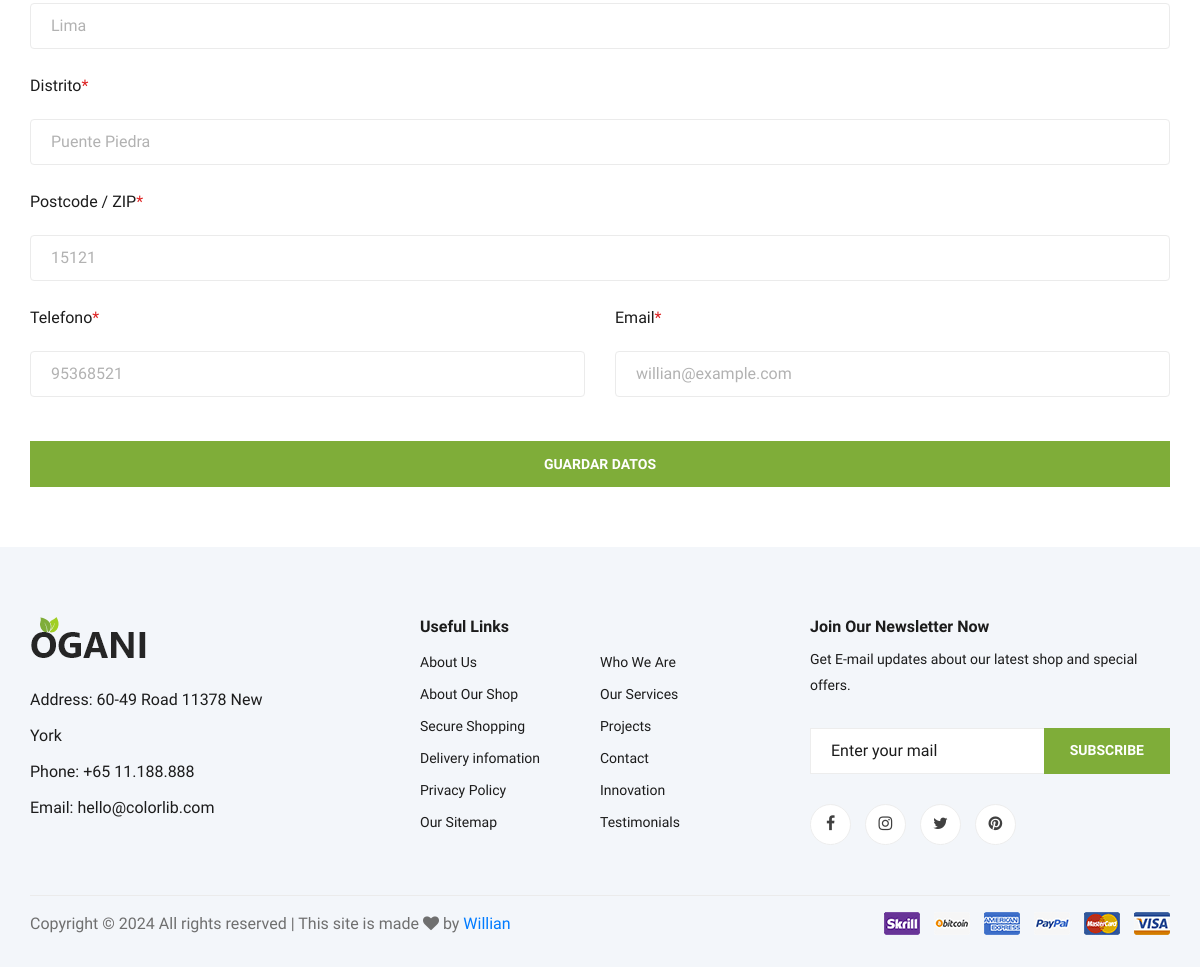
Before: /profile.php (signed in, lower part) with the older database file.
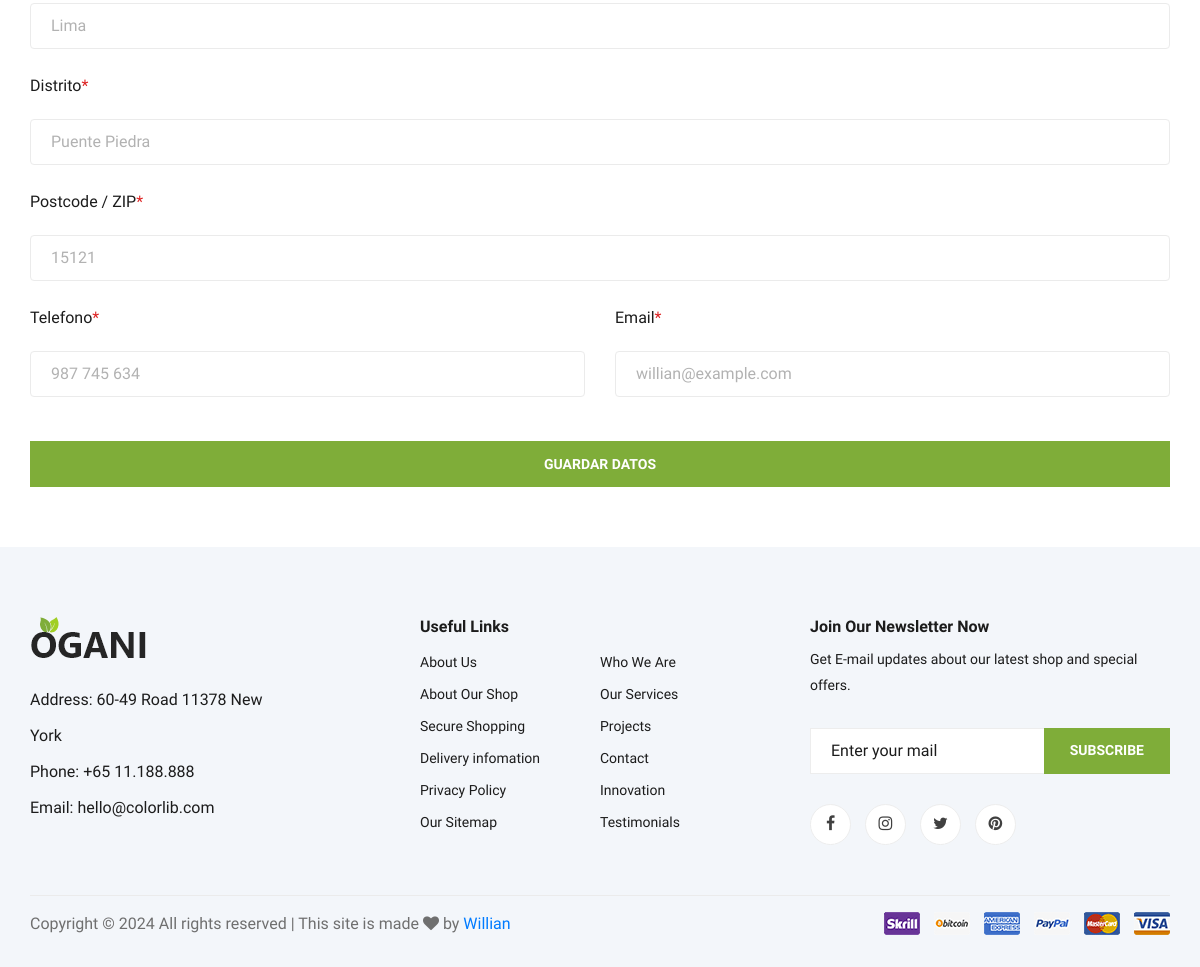
After: the same page with the newer database file.
### tables this page shows
CREATE TABLE `clientes` (
  `id_cliente` int(11) NOT NULL,
  `email` varchar(255) NOT NULL,
  `pass` varchar(255) NOT NULL,
  `nombres` varchar(255) NOT NULL,
  `apellidos` varchar(255) NOT NULL,
  `doc` int(20) NOT NULL,
  `direccion` varchar(255) NOT NULL,
  `pais` varchar(128) NOT NULL,
  `estado` varchar(128) NOT NULL,
  `ciudad` varchar(128) NOT NULL,
  `distrito` varchar(128) NOT NULL,
  `postal` varchar(64) NOT NULL,
  `geolocalizacion` varchar(255) NOT NULL,
  `telefono` varchar(20) DEFAULT NULL,
  `fecha_registro` varchar(11) DEFAULT NULL,
  `estado_cliente` enum('activo','inactivo') DEFAULT 'activo',
  `ult_session` varchar(11) NOT NULL
);

### profile.php (the view, shortened to what this page needs)
<?php
include 'conexion.php';
$id_cliente = $_SESSION['id_cliente'];
?>
<!DOCTYPE html>
<html lang="zxx">
<head>
    <link rel="stylesheet" href="css/bootstrap.min.css" type="text/css">
    <link rel="stylesheet" href="css/font-awesome.min.css" type="text/css">
    <link rel="stylesheet" href="css/elegant-icons.css" type="text/css">
    <link rel="stylesheet" href="css/nice-select.css" type="text/css">
    <link rel="stylesheet" href="css/jquery-ui.min.css" type="text/css">
    <link rel="stylesheet" href="css/owl.carousel.min.css" type="text/css">
    <link rel="stylesheet" href="css/slicknav.min.css" type="text/css">
    <link rel="stylesheet" href="css/style.css" type="text/css">
</head>
<body>
    <?php
    $consult_cliente = "SELECT * FROM clientes WHERE id_cliente = '$id_cliente'";
    $result_cliente = mysqli_query($conectar, $consult_cliente);
    $cliente = mysqli_fetch_assoc($result_cliente);
    ?>
    <section class="checkout spad">
        <div class="container">
            <div class="checkout__form">
                <form action="profile.php" method="post">
                    <div class="checkout__input">
                        <input type="text" value="<?php echo $cliente['ciudad']; ?>" name="ciudad">
                    </div>
                    <div class="checkout__input">
                        <p>Distrito<span>*</span></p>
                        <input type="text" value="<?php echo $cliente['distrito']; ?>" name="distrito">
                    </div>
                    <div class="checkout__input">
                        <p>Postcode / ZIP<span>*</span></p>
                        <input type="text" value="<?php echo $cliente['postal']; ?>" name="postal">
                    </div>
                    <div class="row">
                        <div class="col-lg-6">
                            <div class="checkout__input">
                                <p>Telefono<span>*</span></p>
                                <input type="text" value="<?php echo $cliente['telefono']; ?>" name="telefono">
                            </div>
                        </div>
                        <div class="col-lg-6">
                            <div class="checkout__input">
                                <p>Email<span>*</span></p>
                                <input type="text" value="<?php echo $cliente['email']; ?>" name="email">
                            </div>
                        </div>
                    </div>
                    <button type="submit" class="site-btn" style="width: 100%; margin-top: 20px;">Guardar Datos</button>
                </form>
            </div>
        </div>
    </section>
    <?php include('footer.php'); ?>
</body>
</html>

### footer.php (shortened to what this page needs)
<footer class="footer spad">
     <div class="container">
       <div class="row">
         <div class="col-lg-3 col-md-6 col-sm-6">
           <div class="footer__about">
             <div class="footer__about__logo">
               <a href="./index.html"><img src="img/logo.png" alt="" /></a>
             </div>
             <ul>
               <li>Address: 60-49 Road 11378 New York</li>
               <li>Phone: +65 11.188.888</li>
               <li>Email: hello@colorlib.com</li>
             </ul>
           </div>
         </div>
         <div class="col-lg-4 col-md-6 col-sm-6 offset-lg-1">
           <div class="footer__widget">
             <h6>Useful Links</h6>
             <ul>
               <li><a href="#">About Us</a></li>
               <li><a href="#">About Our Shop</a></li>
               <li><a href="#">Secure Shopping</a></li>
               <li><a href="#">Delivery infomation</a></li>
               <li><a href="#">Privacy Policy</a></li>
               <li><a href="#">Our Sitemap</a></li>
             </ul>
             <ul>
               <li><a href="#">Who We Are</a></li>
               <li><a href="#">Our Services</a></li>
               <li><a href="#">Projects</a></li>
               <li><a href="#">Contact</a></li>
               <li><a href="#">Innovation</a></li>
               <li><a href="#">Testimonials</a></li>
             </ul>
           </div>
         </div>
         <div class="col-lg-4 col-md-12">
           <div class="footer__widget">
             <h6>Join Our Newsletter Now</h6>
             <p>
               Get E-mail updates about our latest shop and special offers.
             </p>
             <form action="#">
               <input type="text" placeholder="Enter your mail" />
               <button type="submit" class="site-btn">Subscribe</button>
             </form>
             <div class="footer__widget__social">
               <a href="#"><i class="fa fa-facebook"></i></a>
               <a href="#"><i class="fa fa-instagram"></i></a>
               <a href="#"><i class="fa fa-twitter"></i></a>
               <a href="#"><i class="fa fa-pinterest"></i></a>
             </div>
           </div>
         </div>
       </div>
       <div class="row">
         <div class="col-lg-12">
           <div class="footer__copyright">
             <div class="footer__copyright__text">
               <p>
                 Copyright &copy;
                 All rights reserved | This site is made
                 <i class="fa fa-heart" aria-hidden="true"></i> by
                 <a href="#" target="_blank">Willian</a>
               </p>
             </div>
             <div class="footer__copyright__payment">
               <img src="img/payment-item.png" alt="" />
             </div>
           </div>
         </div>
       </div>
     </div>
   </footer>

### css/style.css (style rules this page uses)
html, body { height: 100%; font-family: "Cairo", sans-serif; -webkit-font-smoothing: antialiased; font-smoothing: antialiased; }
h1, h2, h3, h4, h5, h6 { margin: 0; color: #111111; font-weight: 400; font-family: "Cairo", sans-serif; }
h6 { font-size: 16px; }
p { font-size: 16px; font-family: "Cairo", sans-serif; color: #6f6f6f; font-weight: 400; line-height: 26px; margin: 0 0 15px 0; }
img { max-width: 100%; }
ul, ol { padding: 0; margin: 0; }
.spad { padding-top: 100px; padding-bottom: 100px; }
.site-btn { font-size: 14px; color: #ffffff; font-weight: 800; text-transform: uppercase; display: inline-block; padding: 13px 30px 12px; background: #7fad39; border: none; }
.checkout { padding-top: 80px; padding-bottom: 60px; }
.checkout__form p { column-rule: #b2b2b2; }
.checkout__input { margin-bottom: 24px; }
.checkout__input p { color: #1c1c1c; margin-bottom: 20px; }
.checkout__input p span { color: #dd2222; }
.checkout__input input { width: 100%; height: 46px; border: 1px solid #ebebeb; padding-left: 20px; font-size: 16px; color: #b2b2b2; border-radius: 4px; }
.checkout__input input::placeholder { color: #b2b2b2; }
.footer { background: #f3f6fa; padding-top: 70px; padding-bottom: 0; }
.footer__about { margin-bottom: 30px; }
.footer__about ul li { font-size: 16px; color: #1c1c1c; line-height: 36px; list-style: none; }
.footer__about__logo { margin-bottom: 15px; }
.footer__about__logo a { display: inline-block; }
.footer__widget { margin-bottom: 30px; overflow: hidden; }
.footer__widget h6 { color: #1c1c1c; font-weight: 700; margin-bottom: 10px; }
.footer__widget ul { width: 50%; float: left; }
.footer__widget ul li { list-style: none; }
.footer__widget ul li a { color: #1c1c1c; font-size: 14px; line-height: 32px; }
.footer__widget p { font-size: 14px; color: #1c1c1c; margin-bottom: 30px; }
.footer__widget form { position: relative; margin-bottom: 30px; }
.footer__widget form input { width: 100%; font-size: 16px; padding-left: 20px; color: #1c1c1c; height: 46px; border: 1px solid #ededed; }
.footer__widget form input::placeholder { color: #1c1c1c; }
.footer__widget form button { position: absolute; right: 0; top: 0; padding: 0 26px; height: 100%; }
.footer__widget .footer__widget__social a { display: inline-block; height: 41px; width: 41px; font-size: 16px; color: #404040; border: 1px solid #ededed; border-radius: 50%; line-height: 38px; text-align: center; background: #ffffff; -webkit-transition: all, 0.3s; -moz-transition: all, 0.3s; -ms-transition: all, 0.3s; -o-transition: all, 0.3s; transition: all, 0.3s; margin-right: 10px; }
.footer__widget .footer__widget__social a:last-child { margin-right: 0; }
.footer__copyright { border-top: 1px solid #ebebeb; padding: 15px 0; overflow: hidden; margin-top: 20px; }
.footer__copyright__text { font-size: 14px; color: #1c1c1c; float: left; line-height: 25px; }
.footer__copyright__payment { float: right; }
@media only screen and (min-width: 1200px) { .container { max-width: 1170px; } }

Changed rows visible on the page:
changed clientes "Lima": telefono "95368521" → "987 745 634"
